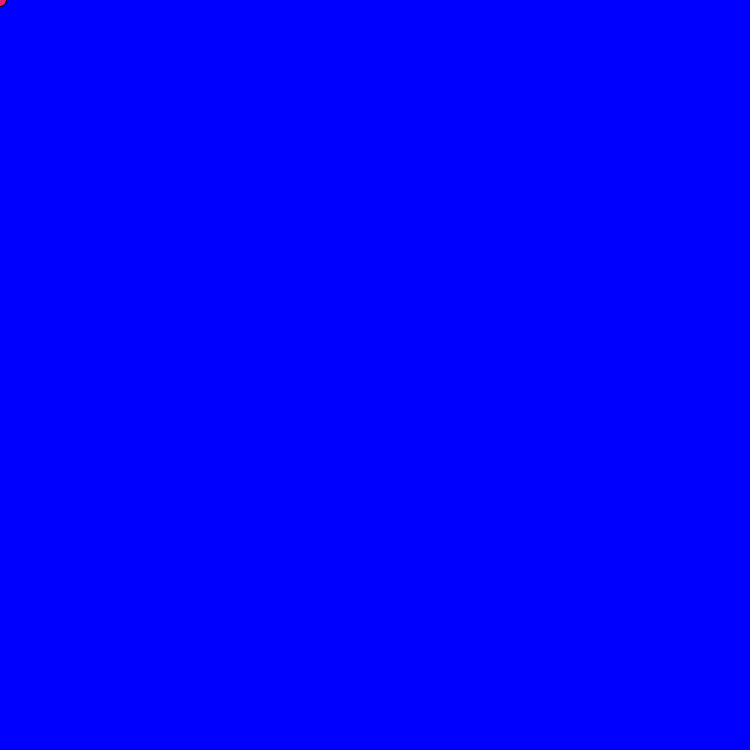
Frame 1 (no input)
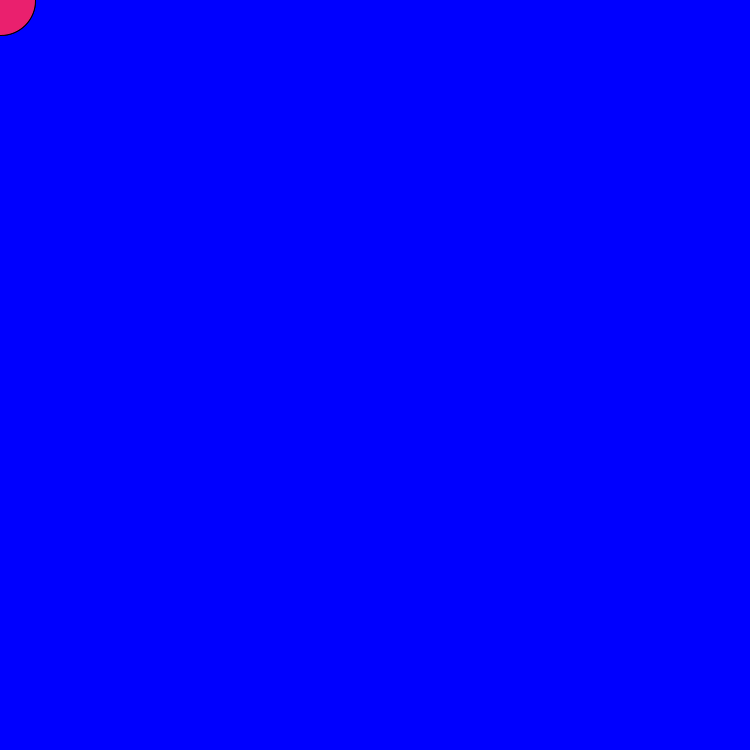
Frame 60 (the mouse pressed at the canvas centre just before this capture)
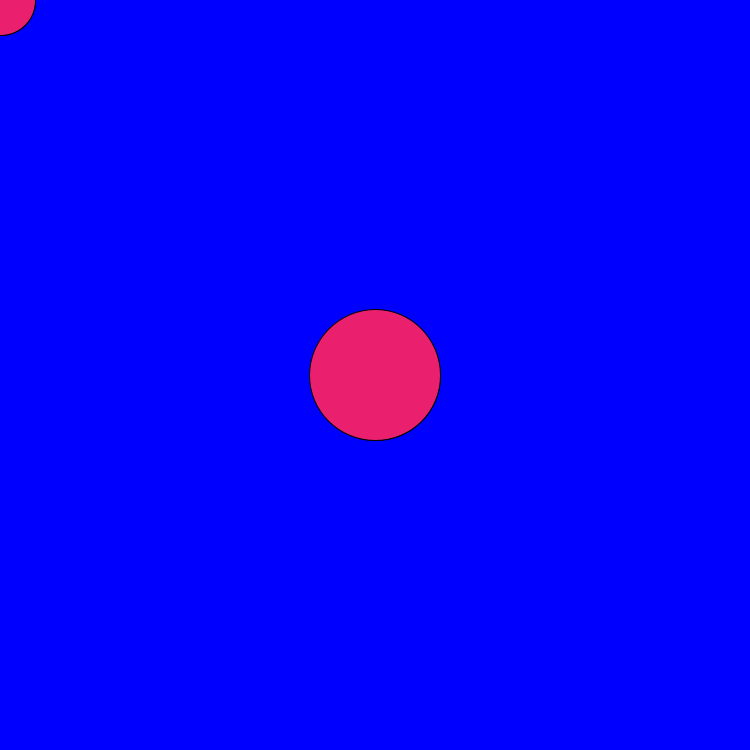
Frame 120 (the mouse held since frame 60 and released just before this capture)

The Processing sketch that drew these frames (run headless with seeded random() and noise(); from frame 60 on, the mouse is pressed at the canvas centre):

// Processing sketch: processing_14880
// ── processing_14880.pde


int mavariable;

void setup () {

  mavariable=10;

  background (mouseX,mouseY,mavariable+random(390),mavariable+random(506));

  size (750,750);

  fill(random(247),random(136),random(129));
}

void draw () {

  mavariable=mavariable+1;

  ellipse(mouseX,mouseY,mavariable+1,mavariable+1);
}

void mouseClicked () {

  mavariable=12;

  background (mouseX,mouseY,mavariable+random(390),mavariable+random(506));

  ellipse(mouseX,mouseY,mavariable+1,mavariable+1);

  textSize(180);

  String bla="BOUH";

  text(bla,mouseX,mouseY);

  fill(random(134),random(243),random(170),random(160));
}
